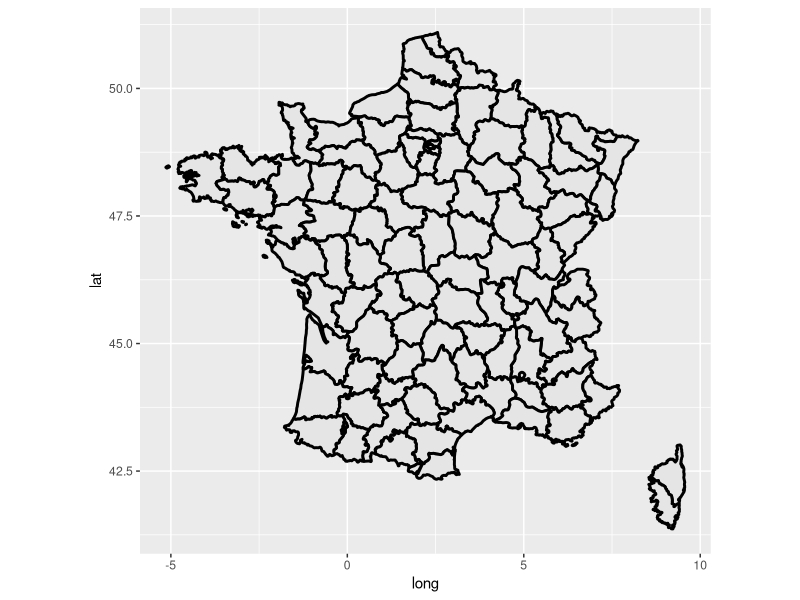

Here is the R script that generated this plot:
library(ggplot2)
library(maps)

#Using the maps
nz <- map_data("france")
ggplot(nz, aes(long, lat, group = group)) + 
  geom_polygon(fill = "grey90", color = "black", size = 1) +
  coord_quickmap()